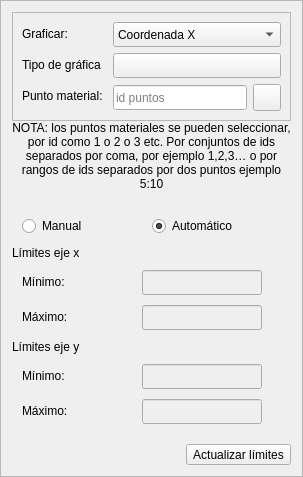
             <widget class="QFrame" name="frame_ResultAnimation1">
              <property name="sizePolicy">
               <sizepolicy hsizetype="Preferred" vsizetype="Preferred">
                <horstretch>0</horstretch>
                <verstretch>0</verstretch>
               </sizepolicy>
              </property>
              <property name="frameShape">
               <enum>QFrame::StyledPanel</enum>
              </property>
              <property name="frameShadow">
               <enum>QFrame::Raised</enum>
              </property>
              <layout class="QVBoxLayout" name="verticalLayout_6">
               <property name="spacing">
                <number>0</number>
               </property>
               <item>
                <widget class="QFrame" name="frame_3">
                 <property name="styleSheet">
                  <string notr="true"/>
                 </property>
                 <property name="frameShape">
                  <enum>QFrame::StyledPanel</enum>
                 </property>
                 <property name="frameShadow">
                  <enum>QFrame::Raised</enum>
                 </property>
                 <layout class="QFormLayout" name="formLayout_2">
                  <item row="0" column="0">
                   <widget class="QLabel" name="label_text_char1">
                    <property name="minimumSize">
                     <size>
                      <width>0</width>
                      <height>0</height>
                     </size>
                    </property>
                    <property name="text">
                     <string>Graficar:</string>
                    </property>
                    <property name="QLabelStyle" stdset="0">
                     <number>3</number>
                    </property>
                   </widget>
                  </item>
                  <item row="0" column="1">
                   <widget class="QComboBox" name="comboBox_chartTypeResult">
                    <property name="minimumSize">
                     <size>
                      <width>0</width>
                      <height>25</height>
                     </size>
                    </property>
                    <property name="focusPolicy">
                     <enum>Qt::WheelFocus</enum>
                    </property>
                    <property name="QComboBoxStyle" stdset="0">
                     <number>1</number>
                    </property>
                    <item>
                     <property name="text">
                      <string>Coordenada X</string>
                     </property>
                    </item>
                    <item>
                     <property name="text">
                      <string>Coordenada Y</string>
                     </property>
                    </item>
                    <item>
                     <property name="text">
                      <string>sigxx</string>
                     </property>
                    </item>
                    <item>
                     <property name="text">
                      <string>sigyy</string>
                     </property>
                    </item>
                    <item>
                     <property name="text">
                      <string>sigxy</string>
                     </property>
                    </item>
                    <item>
                     <property name="text">
                      <string>epsxx</string>
                     </property>
                    </item>
                    <item>
                     <property name="text">
                      <string>epsyy</string>
                     </property>
                    </item>
                    <item>
                     <property name="text">
                      <string>epsxy</string>
                     </property>
                    </item>
                    <item>
                     <property name="text">
                      <string>velx</string>
                     </property>
                    </item>
                    <item>
                     <property name="text">
                      <string>vely</string>
                     </property>
                    </item>
                   </widget>
                  </item>
                  <item row="2" column="0">
                   <widget class="QLabel" name="label_text_chart2">
                    <property name="minimumSize">
                     <size>
                      <width>85</width>
                      <height>0</height>
                     </size>
                    </property>
                    <property name="maximumSize">
                     <size>
                      <width>85</width>
                      <height>16777215</height>
                     </size>
                    </property>
                    <property name="text">
                     <string>Punto material:</string>
                    </property>
                    <property name="QLabelStyle" stdset="0">
                     <number>3</number>
                    </property>
                   </widget>
                  </item>
                  <item row="2" column="1">
                   <layout class="QHBoxLayout" name="horizontalLayout_8">
                    <item>
                     <widget class="QLineEdit" name="lineEdit_chartPointName">
                      <property name="minimumSize">
                       <size>
                        <width>0</width>
                        <height>25</height>
                       </size>
                      </property>
                      <property name="maximumSize">
                       <size>
                        <width>200</width>
                        <height>16777215</height>
                       </size>
                      </property>
                      <property name="toolTip">
                       <string>&lt;html&gt;&lt;head/&gt;&lt;body&gt;&lt;p&gt;&lt;span style=&quot; font-size:10pt; font-style:italic;&quot;&gt;Puede buscar por id como 1 o 2 o 3 etc. O por conjuntos separados por coma, por ejemplo 1,2,3…&lt;/span&gt;&lt;/p&gt;&lt;/body&gt;&lt;/html&gt;</string>
                      </property>
                      <property name="text">
                       <string/>
                      </property>
                      <property name="placeholderText">
                       <string>id puntos</string>
                      </property>
                      <property name="QLineEditStyle" stdset="0">
                       <number>1</number>
                      </property>
                     </widget>
                    </item>
                    <item>
                     <widget class="QToolButton" name="toolButton_chartAddPoint">
                      <property name="text">
                       <string/>
                      </property>
                      <property name="icon">
                       <iconset>
                        <normaloff>../resources/iconos/icono_result/add.svg</normaloff>../resources/iconos/icono_result/add.svg</iconset>
                      </property>
                      <property name="iconSize">
                       <size>
                        <width>20</width>
                        <height>20</height>
                       </size>
                      </property>
                      <property name="arrowType">
                       <enum>Qt::NoArrow</enum>
                      </property>
                      <property name="QToolButtonStyle" stdset="0">
                       <number>1</number>
                      </property>
                     </widget>
                    </item>
                   </layout>
                  </item>
                  <item row="1" column="0">
                   <widget class="QLabel" name="label_text_chart2_3">
                    <property name="minimumSize">
                     <size>
                      <width>85</width>
                      <height>0</height>
                     </size>
                    </property>
                    <property name="maximumSize">
                     <size>
                      <width>85</width>
                      <height>16777215</height>
                     </size>
                    </property>
                    <property name="text">
                     <string>Tipo de gráfica</string>
                    </property>
                    <property name="QLabelStyle" stdset="0">
                     <number>3</number>
                    </property>
                   </widget>
                  </item>
                  <item row="1" column="1">
                   <widget class="QToolButton" name="toolButton_chartTypeStyle">
                    <property name="sizePolicy">
                     <sizepolicy hsizetype="Minimum" vsizetype="Fixed">
                      <horstretch>0</horstretch>
                      <verstretch>0</verstretch>
                     </sizepolicy>
                    </property>
                    <property name="minimumSize">
                     <size>
                      <width>35</width>
                      <height>25</height>
                     </size>
                    </property>
                    <property name="text">
                     <string/>
                    </property>
                    <property name="icon">
                     <iconset>
                      <normaloff>../resources/iconos/icono_result/graphics.svg</normaloff>../resources/iconos/icono_result/graphics.svg</iconset>
                    </property>
                    <property name="iconSize">
                     <size>
                      <width>30</width>
                      <height>15</height>
                     </size>
                    </property>
                    <property name="QToolButtonStyle" stdset="0">
                     <number>0</number>
                    </property>
                   </widget>
                  </item>
                 </layout>
                </widget>
               </item>
               <item>
                <widget class="QLabel" name="label_text_chart2_2">
                 <property name="minimumSize">
                  <size>
                   <width>0</width>
                   <height>0</height>
                  </size>
                 </property>
                 <property name="maximumSize">
                  <size>
                   <width>16777215</width>
                   <height>16777215</height>
                  </size>
                 </property>
                 <property name="text">
                  <string>NOTA: los puntos materiales se pueden seleccionar, por id como 1 o 2 o 3 etc. Por conjuntos de ids separados por coma, por ejemplo 1,2,3… o por rangos de ids separados por dos puntos ejemplo 5:10</string>
                 </property>
                 <property name="textFormat">
                  <enum>Qt::PlainText</enum>
                 </property>
                 <property name="scaledContents">
                  <bool>true</bool>
                 </property>
                 <property name="alignment">
                  <set>Qt::AlignCenter</set>
                 </property>
                 <property name="wordWrap">
                  <bool>true</bool>
                 </property>
                 <property name="QLabelStyle" stdset="0">
                  <number>5</number>
                 </property>
                </widget>
               </item>
               <item>
                <layout class="QVBoxLayout" name="verticalLayout_7">
                 <property name="topMargin">
                  <number>15</number>
                 </property>
                 <property name="bottomMargin">
                  <number>10</number>
                 </property>
                 <item>
                  <layout class="QHBoxLayout" name="horizontalLayout_7">
                   <property name="leftMargin">
                    <number>10</number>
                   </property>
                   <property name="topMargin">
                    <number>10</number>
                   </property>
                   <property name="rightMargin">
                    <number>10</number>
                   </property>
                   <property name="bottomMargin">
                    <number>10</number>
                   </property>
                   <item>
                    <widget class="QRadioButton" name="radioButton_manual">
                     <property name="text">
                      <string>Manual</string>
                     </property>
                     <property name="QRadioButtonStyle" stdset="0">
                      <number>1</number>
                     </property>
                    </widget>
                   </item>
                   <item>
                    <widget class="QRadioButton" name="radioButton_automatic">
                     <property name="text">
                      <string>Automático</string>
                     </property>
                     <property name="checked">
                      <bool>true</bool>
                     </property>
                     <property name="QRadioButtonStyle" stdset="0">
                      <number>1</number>
                     </property>
                    </widget>
                   </item>
                  </layout>
                 </item>
                 <item>
                  <widget class="QLabel" name="label_text_chart5_7">
                   <property name="minimumSize">
                    <size>
                     <width>110</width>
                     <height>0</height>
                    </size>
                   </property>
                   <property name="text">
                    <string>&lt;html&gt;&lt;head/&gt;&lt;body&gt;&lt;p&gt;Límites eje x&lt;/p&gt;&lt;/body&gt;&lt;/html&gt;</string>
                   </property>
                   <property name="QLabelStyle" stdset="0">
                    <number>3</number>
                   </property>
                  </widget>
                 </item>
                 <item>
                  <layout class="QFormLayout" name="formLayout_6">
                   <property name="fieldGrowthPolicy">
                    <enum>QFormLayout::AllNonFixedFieldsGrow</enum>
                   </property>
                   <property name="rowWrapPolicy">
                    <enum>QFormLayout::WrapLongRows</enum>
                   </property>
                   <property name="horizontalSpacing">
                    <number>10</number>
                   </property>
                   <property name="verticalSpacing">
                    <number>10</number>
                   </property>
                   <property name="leftMargin">
                    <number>10</number>
                   </property>
                   <property name="topMargin">
                    <number>10</number>
                   </property>
                   <property name="rightMargin">
                    <number>10</number>
                   </property>
                   <property name="bottomMargin">
                    <number>10</number>
                   </property>
                   <item row="0" column="0">
                    <widget class="QLabel" name="label_text_chart5_11">
                     <property name="minimumSize">
                      <size>
                       <width>110</width>
                       <height>0</height>
                      </size>
                     </property>
                     <property name="text">
                      <string>&lt;html&gt;&lt;head/&gt;&lt;body&gt;&lt;p&gt;Mínimo:&lt;/p&gt;&lt;/body&gt;&lt;/html&gt;</string>
                     </property>
                     <property name="QLabelStyle" stdset="0">
                      <number>3</number>
                     </property>
                    </widget>
                   </item>
                   <item row="1" column="0">
                    <widget class="QLabel" name="label_text_chart5_12">
                     <property name="minimumSize">
                      <size>
                       <width>110</width>
                       <height>0</height>
                      </size>
                     </property>
                     <property name="text">
                      <string>&lt;html&gt;&lt;head/&gt;&lt;body&gt;&lt;p&gt;Máximo:&lt;/p&gt;&lt;/body&gt;&lt;/html&gt;</string>
                     </property>
                     <property name="QLabelStyle" stdset="0">
                      <number>3</number>
                     </property>
                    </widget>
                   </item>
                   <item row="0" column="1">
                    <widget class="QLineEdit" name="lineEdit_Xmin">
                     <property name="enabled">
                      <bool>false</bool>
                     </property>
                     <property name="minimumSize">
                      <size>
                       <width>0</width>
                       <height>25</height>
                      </size>
                     </property>
                     <property name="maximumSize">
                      <size>
                       <width>120</width>
                       <height>16777215</height>
                      </size>
                     </property>
                     <property name="QLineEditStyle" stdset="0">
                      <number>1</number>
                     </property>
                    </widget>
                   </item>
                   <item row="1" column="1">
                    <widget class="QLineEdit" name="lineEdit_Xmax">
                     <property name="enabled">
                      <bool>false</bool>
                     </property>
                     <property name="minimumSize">
                      <size>
                       <width>0</width>
                       <height>25</height>
                      </size>
                     </property>
                     <property name="maximumSize">
                      <size>
                       <width>120</width>
                       <height>16777215</height>
                      </size>
                     </property>
                     <property name="QLineEditStyle" stdset="0">
                      <number>1</number>
                     </property>
                    </widget>
                   </item>
                  </layout>
                 </item>
                 <item>
                  <widget class="QLabel" name="label_text_chart5_10">
                   <property name="minimumSize">
                    <size>
                     <width>110</width>
                     <height>0</height>
                    </size>
                   </property>
                   <property name="text">
                    <string>&lt;html&gt;&lt;head/&gt;&lt;body&gt;&lt;p&gt;Límites eje y&lt;/p&gt;&lt;/body&gt;&lt;/html&gt;</string>
                   </property>
                   <property name="QLabelStyle" stdset="0">
                    <number>3</number>
                   </property>
                  </widget>
                 </item>
                 <item>
                  <layout class="QFormLayout" name="formLayout_7">
                   <property name="horizontalSpacing">
                    <number>10</number>
                   </property>
                   <property name="verticalSpacing">
                    <number>10</number>
                   </property>
                   <property name="leftMargin">
                    <number>10</number>
                   </property>
                   <property name="topMargin">
                    <number>10</number>
                   </property>
                   <property name="rightMargin">
                    <number>10</number>
                   </property>
                   <property name="bottomMargin">
                    <number>10</number>
                   </property>
                   <item row="1" column="1">
                    <widget class="QLineEdit" name="lineEdit_Ymax">
                     <property name="enabled">
                      <bool>false</bool>
                     </property>
                     <property name="minimumSize">
                      <size>
                       <width>0</width>
                       <height>25</height>
                      </size>
                     </property>
                     <property name="maximumSize">
                      <size>
                       <width>120</width>
                       <height>16777215</height>
                      </size>
                     </property>
                     <property name="QLineEditStyle" stdset="0">
                      <number>1</number>
                     </property>
                    </widget>
                   </item>
                   <item row="0" column="1">
                    <widget class="QLineEdit" name="lineEdit_Ymin">
                     <property name="enabled">
                      <bool>false</bool>
                     </property>
                     <property name="minimumSize">
                      <size>
                       <width>0</width>
                       <height>25</height>
                      </size>
                     </property>
                     <property name="maximumSize">
                      <size>
                       <width>120</width>
                       <height>16777215</height>
                      </size>
                     </property>
                     <property name="QLineEditStyle" stdset="0">
                      <number>1</number>
                     </property>
                    </widget>
                   </item>
                   <item row="1" column="0">
                    <widget class="QLabel" name="label_text_chart5_14">
                     <property name="minimumSize">
                      <size>
                       <width>110</width>
                       <height>0</height>
                      </size>
                     </property>
                     <property name="text">
                      <string>&lt;html&gt;&lt;head/&gt;&lt;body&gt;&lt;p&gt;Máximo:&lt;/p&gt;&lt;/body&gt;&lt;/html&gt;</string>
                     </property>
                     <property name="QLabelStyle" stdset="0">
                      <number>3</number>
                     </property>
                    </widget>
                   </item>
                   <item row="0" column="0">
                    <widget class="QLabel" name="label_text_chart5_13">
                     <property name="minimumSize">
                      <size>
                       <width>110</width>
                       <height>0</height>
                      </size>
                     </property>
                     <property name="text">
                      <string>&lt;html&gt;&lt;head/&gt;&lt;body&gt;&lt;p&gt;Mínimo:&lt;/p&gt;&lt;/body&gt;&lt;/html&gt;</string>
                     </property>
                     <property name="QLabelStyle" stdset="0">
                      <number>3</number>
                     </property>
                    </widget>
                   </item>
                  </layout>
                 </item>
                </layout>
               </item>
               <item>
                <layout class="QHBoxLayout" name="horizontalLayout_6">
                 <item>
                  <spacer name="horizontalSpacer_3">
                   <property name="orientation">
                    <enum>Qt::Horizontal</enum>
                   </property>
                   <property name="sizeHint" stdset="0">
                    <size>
                     <width>40</width>
                     <height>20</height>
                    </size>
                   </property>
                  </spacer>
                 </item>
                 <item>
                  <widget class="QToolButton" name="toolButton_updateLimit">
                   <property name="enabled">
                    <bool>true</bool>
                   </property>
                   <property name="text">
                    <string>Actualizar límites</string>
                   </property>
                   <property name="QToolButtonStyle" stdset="0">
                    <number>2</number>
                   </property>
                  </widget>
                 </item>
                </layout>
               </item>
              </layout>
             </widget>
